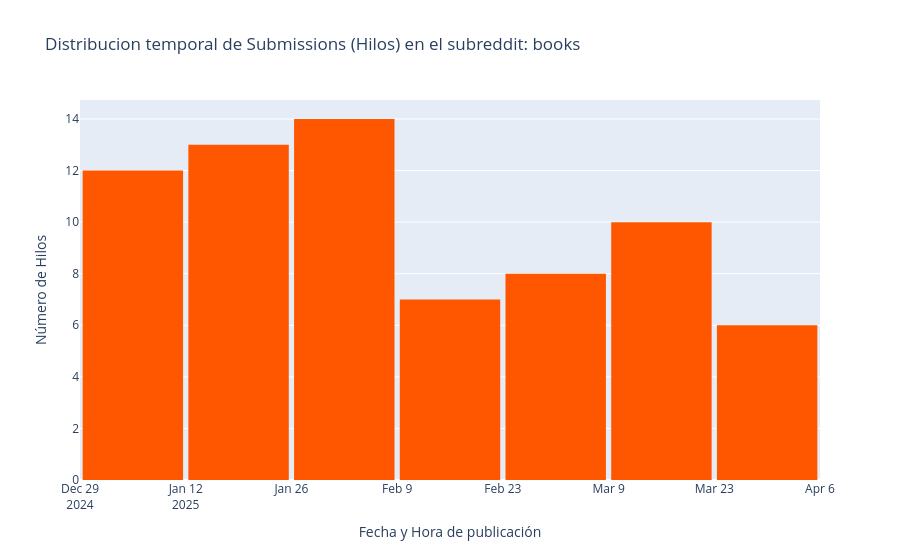
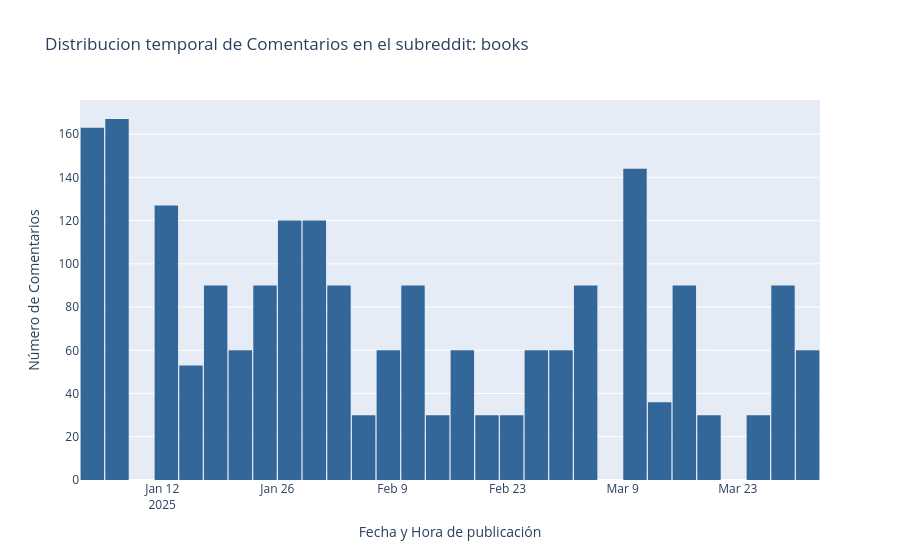

The cell these charts' notebook holds for them, in order:
### Code cell
lista_datos = [datos_submissions, datos_comments]

histograma(lista_datos, 'created_datetime')

### Figure 1 — Plotly figure (JSON) as saved in the notebook; plotly's stock layout.template omitted (floating-point values rounded to 4 significant figures)
{"data": [{"bingroup": "x", "hovertemplate": "Fecha y Hora de publicación=%{x}<br>count=%{y}<extra></extra>", "legendgroup": "", "marker": {"color": "#FF5700", "pattern": {"shape": ""}}, "name": "", "orientation": "v", "showlegend": false, "type": "histogram", "x": ["2025-01-02T18:52:32+00:00", "2025-01-03T17:04:59+00:00", "2025-01-03T22:42:39+00:00", "2025-01-04T03:32:48+00:00", "2025-01-04T14:28:02+00:00", "2025-01-04T23:10:38+00:00", "2025-01-05T10:42:04+00:00", "2025-01-06T11:00:10+00:00", "2025-01-06T14:55:23+00:00", "2025-01-07T12:38:46+00:00", "2025-01-07T19:56:18+00:00", "2025-01-11T23:57:47+00:00", "2025-01-12T19:44:44+00:00", "2025-01-13T11:00:20+00:00", "2025-01-13T14:02:34+00:00", "2025-01-13T23:22:36+00:00", "2025-01-14T20:43:49+00:00", "2025-01-17T07:51:22+00:00", "2025-01-18T01:46:51+00:00", "2025-01-18T12:54:54+00:00", "2025-01-20T11:00:32+00:00", "2025-01-22T17:05:41+00:00", "2025-01-23T10:46:29+00:00", "2025-01-23T16:34:05+00:00", "2025-01-25T13:30:50+00:00", "2025-01-26T12:00:39+00:00", "2025-01-26T14:44:38+00:00", "2025-01-26T15:30:25+00:00", "2025-01-27T18:24:10+00:00", "2025-01-29T13:15:32+00:00", "2025-01-30T16:39:38+00:00", "2025-01-30T19:33:45+00:00", "2025-01-31T21:17:40+00:00", "2025-02-01T14:12:47+00:00", "2025-02-01T18:05:32+00:00", "2025-02-02T15:46:16+00:00", "2025-02-04T15:25:23+00:00", "2025-02-08T05:48:33+00:00", "2025-02-08T13:37:41+00:00", "2025-02-10T11:00:32+00:00", "2025-02-12T00:15:30+00:00", "2025-02-12T22:36:05+00:00", "2025-02-13T21:57:16+00:00", "2025-02-16T19:30:59+00:00", "2025-02-16T20:29:05+00:00", "2025-02-19T06:19:42+00:00", "2025-02-24T00:03:11+00:00", "2025-02-25T14:28:43+00:00", "2025-02-26T04:22:05+00:00", "2025-03-01T21:48:06+00:00", "2025-03-02T18:05:00+00:00", "2025-03-03T10:51:10+00:00", "2025-03-04T11:14:11+00:00", "2025-03-05T15:52:47+00:00", "2025-03-09T16:19:40+00:00", "2025-03-09T16:49:59+00:00", "2025-03-10T10:00:32+00:00", "2025-03-11T07:04:46+00:00", "2025-03-11T15:54:47+00:00", "2025-03-14T18:03:25+00:00", "2025-03-15T16:46:26+00:00", "2025-03-15T18:27:39+00:00", "2025-03-17T13:15:13+00:00", "2025-03-20T12:08:40+00:00", "2025-03-26T07:41:51+00:00", "2025-03-27T06:16:08+00:00", "2025-03-29T13:04:16+00:00", "2025-03-29T13:37:59+00:00", "2025-03-31T03:05:30+00:00", "2025-03-31T20:14:59+00:00"], "xaxis": "x", "yaxis": "y"}], "layout": {"bargap": 0.05, "barmode": "relative", "hovermode": "x unified", "legend": {"tracegroupgap": 0}, "title": {"text": "Distribucion temporal de Submissions (Hilos) en el subreddit: books"}, "xaxis": {"anchor": "y", "domain": [0, 1], "title": {"text": "Fecha y Hora de publicación"}}, "yaxis": {"anchor": "x", "domain": [0, 1], "title": {"text": "Número de Hilos"}}}}

### Figure 2 — Plotly figure (JSON) as saved in the notebook; plotly's stock layout.template omitted (floating-point values rounded to 4 significant figures; data arrays with more than 128 entries replaced by an {"elided": "..."} marker saying what was removed)
{"data": [{"bingroup": "x", "hovertemplate": "Fecha y Hora de publicación=%{x}<br>count=%{y}<extra></extra>", "legendgroup": "", "marker": {"color": "#336699", "pattern": {"shape": ""}}, "name": "", "orientation": "v", "showlegend": false, "type": "histogram", "x": {"elided": "2100 str values"}, "xaxis": "x", "yaxis": "y"}], "layout": {"bargap": 0.05, "barmode": "relative", "hovermode": "x unified", "legend": {"tracegroupgap": 0}, "title": {"text": "Distribucion temporal de Comentarios en el subreddit: books"}, "xaxis": {"anchor": "y", "domain": [0, 1], "title": {"text": "Fecha y Hora de publicación"}}, "yaxis": {"anchor": "x", "domain": [0, 1], "title": {"text": "Número de Comentarios"}}}}
